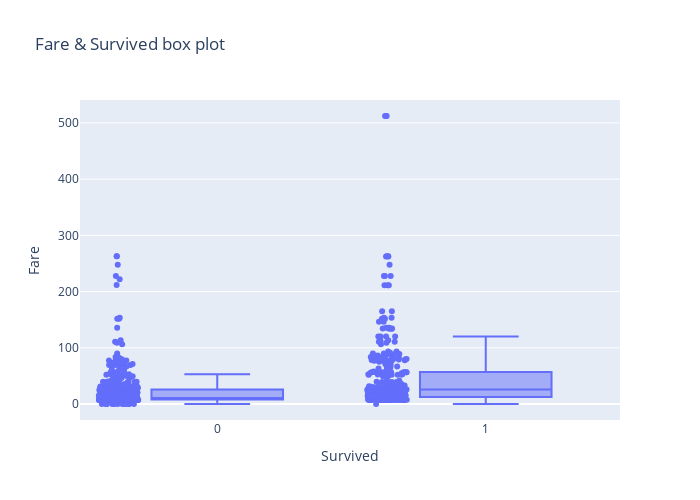

Notebook cell for this chart:
### Markdown cell above
We can see from training set that almost all people with Age higher than 63 years didn't survive. Can use these information in modeling post processing.

### Code cell
fig = px.box(
    train, 
    x="Survived", 
    y="Fare", 
    points='all',
    title='Fare & Survived box plot',
    width=700,
    height=500
)

fig.show()

### Figure 1 — Plotly figure (JSON) as saved in the notebook; plotly's stock layout.template omitted (floating-point values rounded to 4 significant figures; data arrays with more than 128 entries replaced by an {"elided": "..."} marker saying what was removed)
{"data": [{"alignmentgroup": "True", "boxpoints": "all", "hovertemplate": "Survived=%{x}<br>Fare=%{y}<extra></extra>", "legendgroup": "", "marker": {"color": "#636efa"}, "name": "", "notched": false, "offsetgroup": "", "orientation": "v", "showlegend": false, "type": "box", "x": {"elided": "891 int values"}, "x0": " ", "xaxis": "x", "y": {"elided": "891 float values"}, "y0": " ", "yaxis": "y"}], "layout": {"boxmode": "group", "height": 500, "legend": {"tracegroupgap": 0}, "title": {"text": "Fare & Survived box plot"}, "width": 700, "xaxis": {"anchor": "y", "domain": [0, 1], "title": {"text": "Survived"}}, "yaxis": {"anchor": "x", "domain": [0, 1], "title": {"text": "Fare"}}}}
